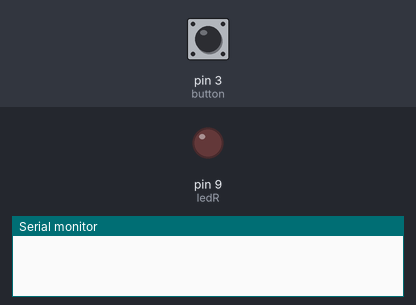
The sketch below on a simulated Arduino Uno, built with avr-gcc and run on an emulated ATmega328P. Parts: output pins drawn as LEDs (lit = HIGH), the last lines printed to the serial monitor. The test bench sets the inputs (shaded band); at power-on: pin 3 (button) HIGH.

Above: at 1.2 s.
1.3 s: pin 3 (button) pulled LOW for 0.15 s
At 2.3 s:
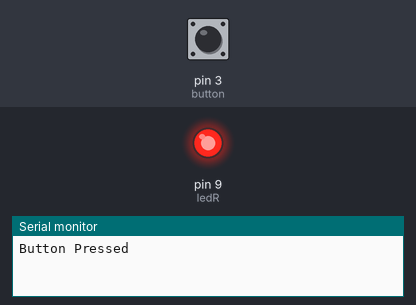
2.9 s: pin 3 (button) pulled LOW for 1 s
At 3.5 s:
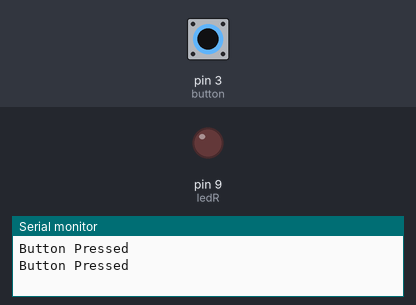
5.4 s: pin 3 (button) pulled LOW for 3.2 s
At 6.6 s:
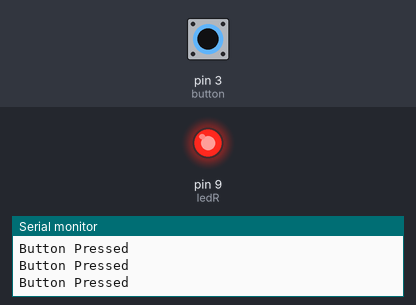
Timing chart, 0 to 8.4 s (numbered marks = the images above; inputs shaded):
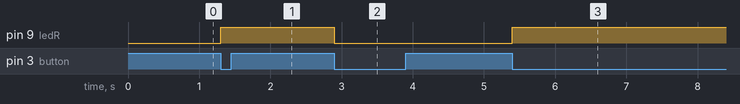

The sketch:

BtnLibraryTest.ino
```cpp
#include "Button.h"
Button button(3);
const int ledR=9;
bool ledState=LOW;
void setup()
{
	button.begin();
    Serial.begin(115200);
    pinMode(ledR,OUTPUT);
}

void loop()
{
	if(button.pressed()){
        Serial.println("Button Pressed");
        ledState=!ledState;
        digitalWrite(ledR,ledState);
    }

}
```

Measured:
- after the input at 1.3 s, pin 9 (ledR): LOW → HIGH at once
- after the input at 2.9 s, pin 9 (ledR): HIGH → LOW at once
- after the input at 5.4 s, pin 9 (ledR): LOW → HIGH at once
